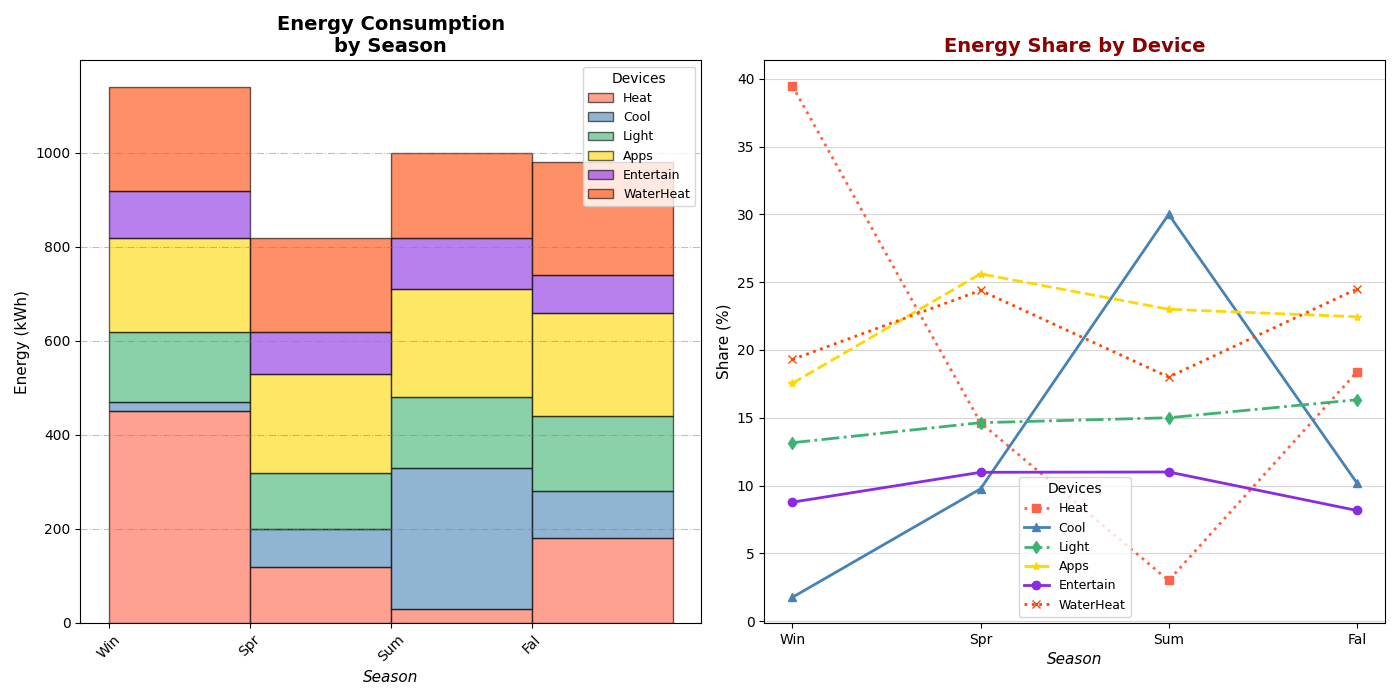

Reproduce this figure in Python.
import matplotlib.pyplot as plt
import numpy as np

# Seasons
seasons = ['Win', 'Spr', 'Sum', 'Fal']

# Energy consumption (kWh)
heating = [450, 120, 30, 180]
cooling = [20, 80, 300, 100]
lighting = [150, 120, 150, 160]
appliances = [200, 210, 230, 220]
entertainment = [100, 90, 110, 80]  # New data series
water_heating = [220, 200, 180, 240]  # New data series

# Aggregated data
data = [heating, cooling, lighting, appliances, entertainment, water_heating]

# Appliance labels
appliance_labels = ['Heat', 'Cool', 'Light', 'Apps', 'Entertain', 'WaterHeat']

# Calculate percentage
def calculate_percentage_share(data):
    percentages = []
    total_consumption = [sum(x) for x in zip(*data)]
    for series in data:
        percentages.append([((val / total) * 100) if total != 0 else 0 for val, total in zip(series, total_consumption)])
    return percentages

percentage_data = calculate_percentage_share(data)

# Setting up plots
fig, axs = plt.subplots(1, 2, figsize=(14, 7))

# Updated colors for each appliance
new_colors = ['#FF6347', '#4682B4', '#3CB371', '#FFD700', '#8A2BE2', '#FF4500']

# Stacked histogram
axs[0].hist([np.arange(len(seasons))] * len(data), bins=np.arange(len(seasons) + 1), 
            weights=data, label=appliance_labels, histtype='barstacked', 
            alpha=0.6, edgecolor='black', color=new_colors)

axs[0].set_title("Energy Consumption\nby Season", fontsize=14, fontweight='bold')
axs[0].set_xlabel("Season", fontsize=11, fontstyle='italic')
axs[0].set_ylabel("Energy (kWh)", fontsize=11)
axs[0].set_xticks(np.arange(len(seasons)))
axs[0].set_xticklabels(seasons, rotation=45)
axs[0].legend(title="Devices", fontsize=9, title_fontsize='10', loc='upper right')
axs[0].yaxis.grid(True, linestyle='-.', color='grey', alpha=0.5)

# Percentage share line plot
marker_styles = ['s', '^', 'd', '*', 'o', 'x']
line_styles = [':', '-', '-.', '--', '-', ':']

for idx, percentage in enumerate(percentage_data):
    axs[1].plot(seasons, percentage, marker=marker_styles[idx], label=appliance_labels[idx], 
                linewidth=2, linestyle=line_styles[idx], color=new_colors[idx])

axs[1].set_title("Energy Share by Device", fontsize=14, fontweight='bold', color='darkred')
axs[1].set_xlabel("Season", fontsize=11, fontstyle='italic')
axs[1].set_ylabel("Share (%)", fontsize=11)
axs[1].legend(title="Devices", fontsize=9, title_fontsize='10', loc='lower center')
axs[1].yaxis.grid(True, linestyle='-', color='lightgrey', alpha=0.9)

# Layout adjustment
plt.tight_layout()

# Show plots
plt.show()
